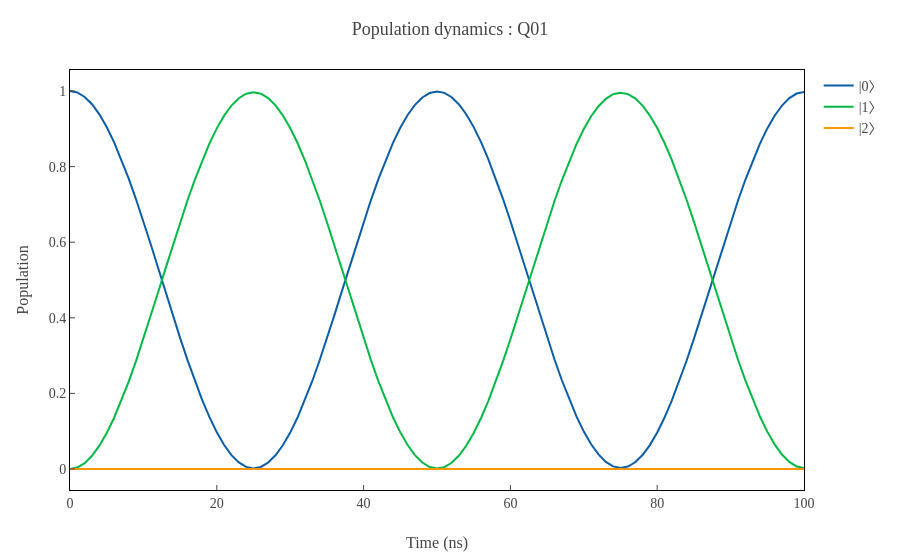
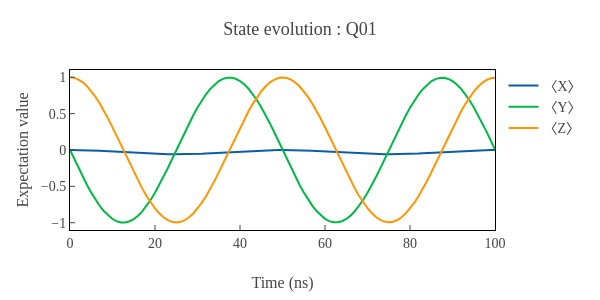

Write notebook code for charts like these, in order.
### Markdown cell above
実行結果は `SimulationResult` として取得できます。
このクラスには様々な可視化メソッドがあるため、これらを用いて、 100 ns で約 2 周期のラビ振動が確認できます。

### Code cell
# Show the last population of the qubit
result.show_last_population(qubit.label)

# Plot the population dynamics of the qubit
result.plot_population_dynamics(qubit.label)

# Plot the Bloch vectors of the qubit
result.plot_bloch_vectors(qubit.label)

# Display the Bloch sphere of the qubit
result.display_bloch_sphere(qubit.label)
